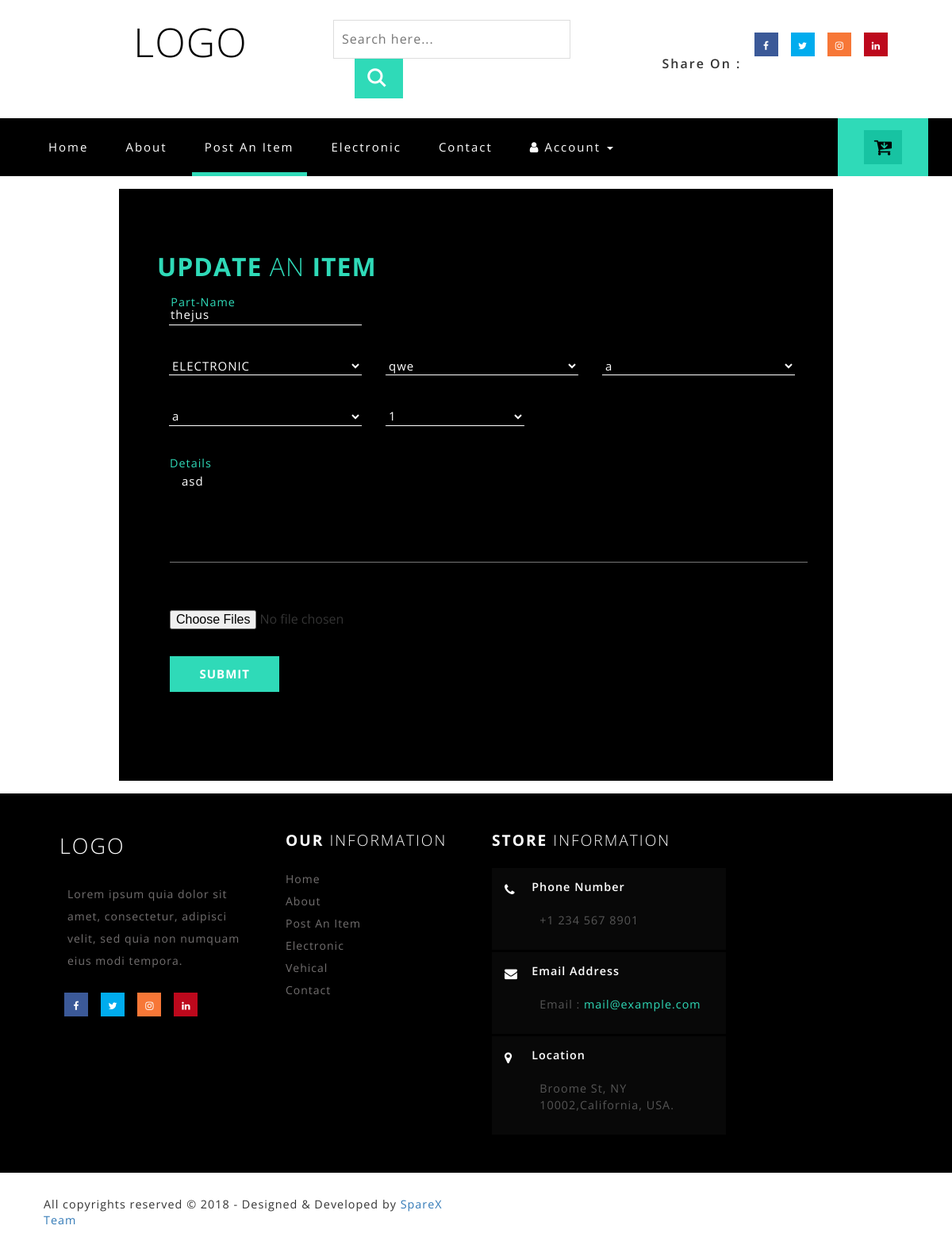
The page /update/ad/ (signed in) on the database as committed earlier.
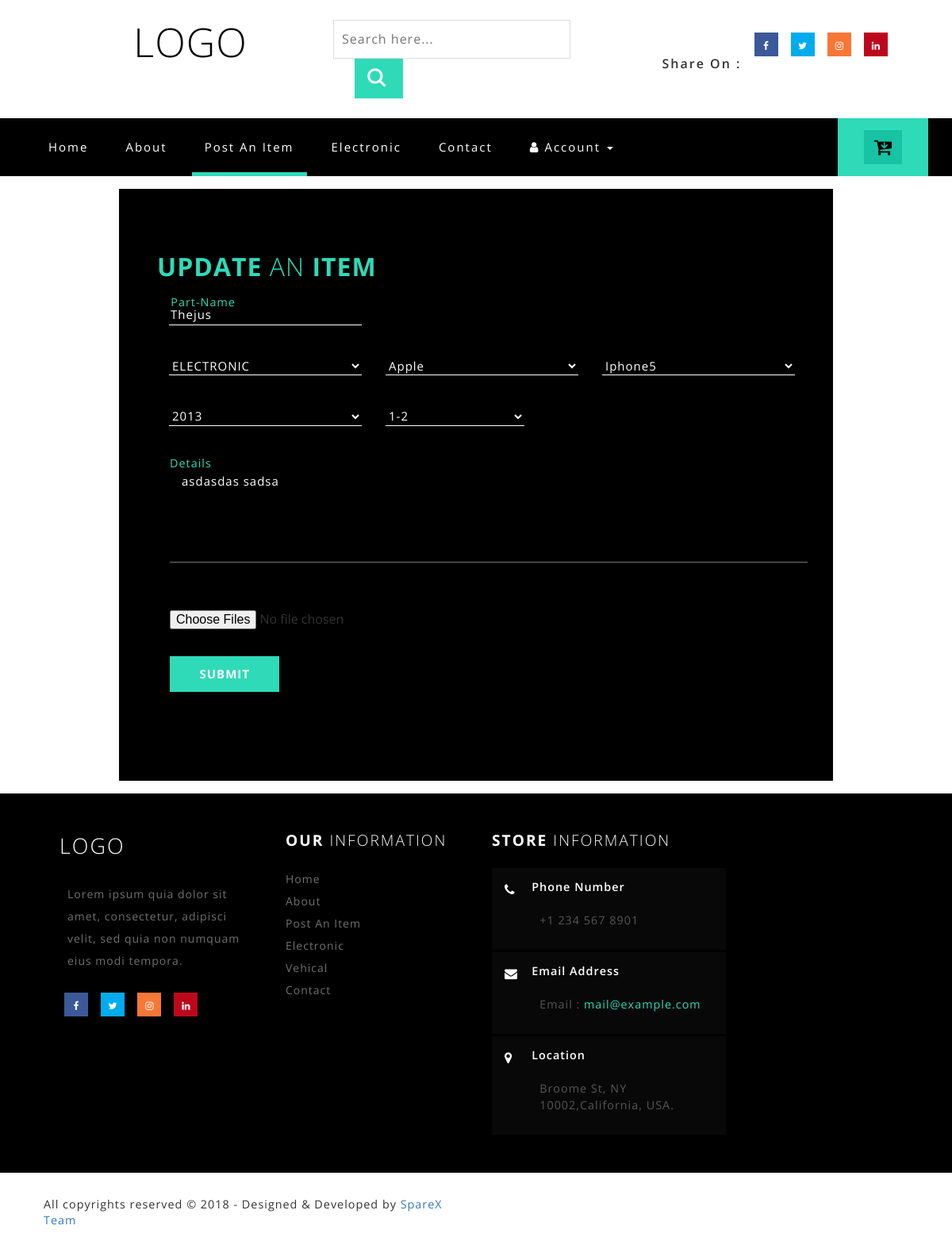
The same page on the database as committed later.
### src/home/models.py (models this page shows, shortened)
class Parts(models.Model):
    name = models.CharField(max_length=30, blank=True, help_text='Name of your product')
    category = models.CharField(max_length=120, null=True, blank=True,validators=[validate_category])
    owner = models.ForeignKey(User)
    timestamp = models.DateTimeField(auto_now_add=True)
    updated = models.DateTimeField(auto_now=True)
    slug = models.SlugField(null=True, blank=True)
    manufacturer = models.CharField(max_length=30, blank=True, help_text='Manufacturer name')
    modelName = models.CharField(max_length=255, blank=True, help_text='Model name')
    manufacturingYear = models.CharField(max_length=30, blank=True, help_text='Manufacturing year')
    description = models.CharField(max_length=3000, blank=True, help_text='Description about the product')
    usedDuration = models.CharField(max_length=30, blank=True, help_text='Number of years the product is used')
    images = models.FileField(upload_to='images/%Y/%m/%D/', null=True, verbose_name="",blank=True)
    is_available = models.BooleanField(default=False)
    class Meta:
        verbose_name = 'Parts'
        verbose_name_plural = 'Parts'

### src/home/views.py (the view)
# urls.py: url(r'^update/(?P<slug>[\w-]+)/$', update_part),
@login_required(login_url='/login/')
def update_part(request,slug):
    if request.method == 'POST':
        form = PostPartCreateForm(request.POST or None, request.FILES or None, instance=request.user)
        part = Parts.objects.get(slug=slug)
        print(' form is')
        print(form)
        if form.is_valid():
            if request.user.is_authenticated():
                part.name = form.cleaned_data.get('name')
                part.category = form.cleaned_data.get('category')
                part.manufacturer = form.cleaned_data.get('manufacturer')
                part.modelName = form.cleaned_data.get('modelName')
                part.manufacturingYear = form.cleaned_data.get('manufacturingYear')
                part.usedDuration = form.cleaned_data.get('usedDuration')
                part.description = form.cleaned_data.get('description')
                if form.cleaned_data.get('images'):
                    part.images = form.cleaned_data.get('images')
                else:
                    part.images = part.images
                part.save()
                print(part.description)
                print("sdasdsadsa")
                messages.success(request, 'Your part was successfully updated!')
                return redirect('posted')
        else:
            messages.error(request, 'Please correct the error below.')
            return render(request, 'updatepost.html', {'form':form})
    else:
        template_name = 'updatepost.html'
        part = Parts.objects.get(slug=slug)
        context = {'part': part}
        return render(request, template_name, context)

### src/home/templates/updatepost.html (shortened to what the changed rows need)
<!DOCTYPE html>
<html>
<head>
    {% include 'snippets/css.html' %}
</head>
<body>
    {% include 'snippets/header-bot.html' %}
    <div class="container">
        <div class="form-Post">
            <form enctype="multipart/form-data" method="post" > {% csrf_token %}
                <div class="row">
                    <div class="col-md-4">
                        <input type="text" name="name" id="name" required="" value={{part.name}}>
                        <label>Part-Name</label>
                    </div>
                </div>
                <div class="row">
                    <div class="col-md-4">
                        <select type="select" name="category" required="" id="category" >
                        <option>{{part.category}}</option>
                    </select>
                    </div>
                    <div class="col-md-4">
                        <select type="select" name="manufacturer" id="manufacturer" required="">
                                <option value="{{part.manufacturer}}">{{part.manufacturer}}</option>
                        </select>
                    </div>
                    <div class="col-md-4">
                        <select type="select" name="modelName" -placeholder="Select Model" id="modelName" required="">
                                <optgroup label="Apple">
                                    <option value="{{part.modelName}}">{{part.modelName}}</option>
                                </optgroup>
                            </select>
                    </div>
                </div>
                <div class="row">
                    <div class="col-md-4">
                        <select type="select" name="manufacturingYear" id="manufacturingYear" required="">
                            <optgroup label="Manufacturer Year">
                                <option value="{{part.manufacturingYear}}">{{part.manufacturingYear}}</option>
                            </optgroup>
                    </select>
                    </div>
                    <div class="col-md-3">
                        <select type="select" name="usedDuration" id="usedDuration" required="">
                                <optgroup label="Used Years">
                                    <option value="{{part.usedDuration}}">{{part.usedDuration}}</option>
                                </optgroup>
                        </select>
                    </div>
                </div>
                <div class="styled-input">
                    <textarea name="description" id="description" required="" >{{part.description}}</textarea>
                    <label>Details</label>
                </div>
            </form>
        </div>
    </div>
    {% include 'snippets/footer.html' %}
</body>
</html>

Rows that differ between the two databases and show on the page:
changed Parts "ELECTRONIC": manufacturer "qwe" → "Apple"; modelName "a" → "Iphone5"; manufacturingYear "a" → "2013"; usedDuration "1" → "1-2"; description "asd" → "asdasdas sadsa"; name "thejus" → (not shown)
Other text that changed with them:
form field name: (not shown) → "Thejus"
